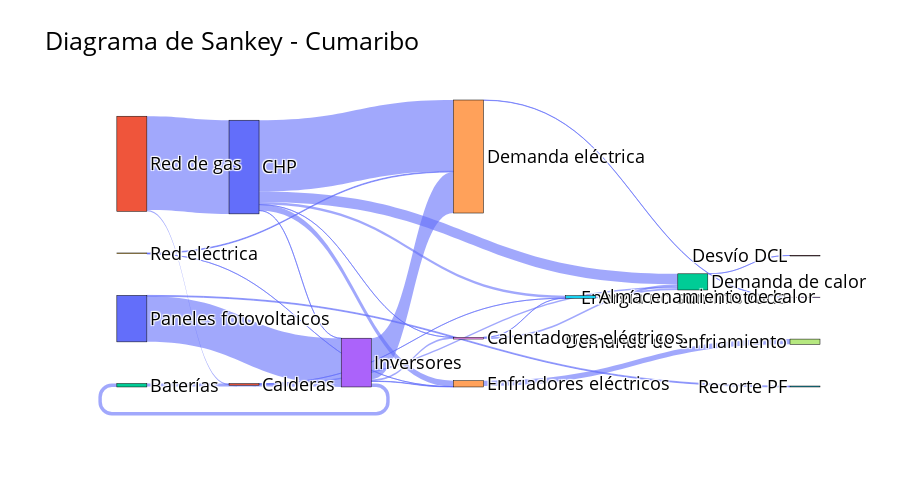
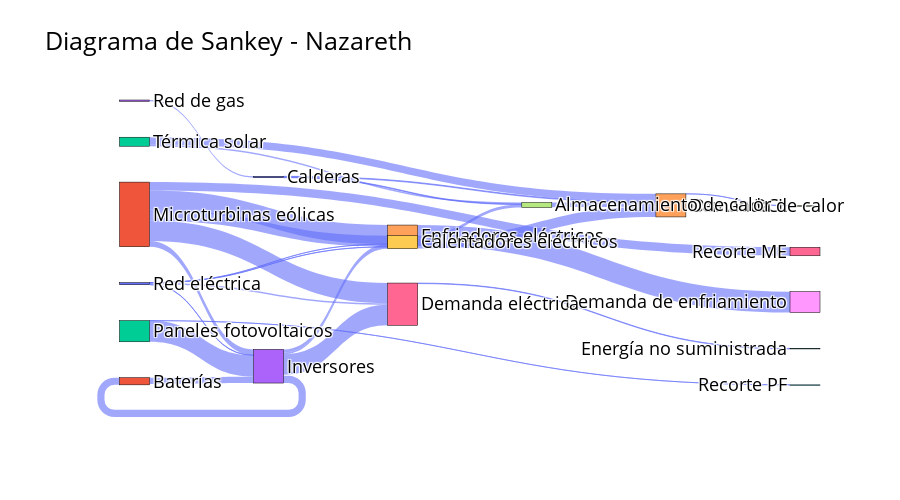
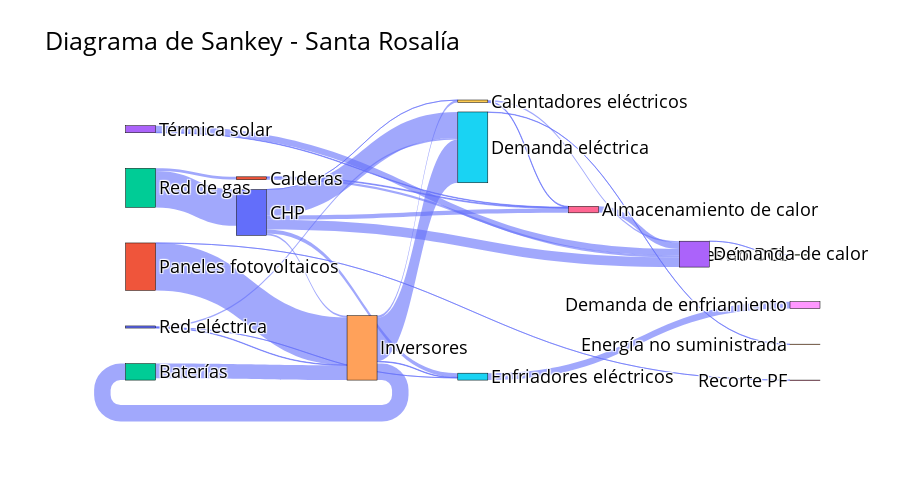

Here is the notebook cell these charts were saved with, in order:
### Code cell
import plotly.graph_objects as go
from plotly.subplots import make_subplots
from pyomo.environ import value as vpyo

def obtener_flujos(maestro):
    # Inicializar diccionario vacío para la suma acumulada
    flujos_energia_base = {}

    for esc in maestro.escenarios:
        m = maestro.model_escenarios[esc]
        prob = m._mpisppy_probability  # Probabilidad del escenario
        
        # Flujos del escenario ponderados por la probabilidad
        flujos_escenario = {
            "Paneles fotovoltaicos → Inversores": sum(sum(sum(m.X_PV[tpv,tch] * m.p_pv_gen[t,tpv] for tpv in m.pv_u) - m.PEL_PV_CUR[tch,t] for tch in m.ch_u) for t in m.T),
            "Paneles fotovoltaicos → Recorte PF": sum(sum(m.PEL_PV_CUR[tch,t] for tch in m.ch_u) for t in m.T),
            "Inversores → Baterías": sum(m.PEL_PV_B[tch,tb,t] + m.ch_f['n_acdc',tch] * m.PEL_CAR_B[tch,tb,t] for tch in m.ch_u for tb in m.bat_u for t in m.T),
            "Baterías → Inversores": sum(m.PEL_DES_B[tch,tb,t] for tb in m.bat_u for tch in m.ch_u for t in m.T),
            "Inversores → Demanda eléctrica": sum(m.PEL_B_L[t] + m.PEL_PV_L[t] for t in m.T),
            "Inversores → Calentadores eléctricos": sum(m.PEL_B_EH[t] + m.PEL_PV_EH[t] for t in m.T),
            "Inversores → Enfriadores eléctricos": sum(m.PEL_B_EC[t] + m.PEL_PV_EC[t] for t in m.T),
            "Microturbinas eólicas → Demanda eléctrica": sum(m.PEL_WT_L[t] for t in m.T),
            "Microturbinas eólicas → Calentadores eléctricos": sum(m.PEL_WT_EH[t] for t in m.T),
            "Microturbinas eólicas → Enfriadores eléctricos": sum(m.PEL_WT_EC[t] for t in m.T),
            "Microturbinas eólicas → Inversores": sum(m.PEL_WT_B[t] for t in m.T),
            "Microturbinas eólicas → Recorte ME": sum(m.PEL_WT_CUR[t] for t in m.T),
            "Generador diésel → Demanda eléctrica": sum(m.PEL_D_L[t] for t in m.T),
            "Generador diésel → Calentadores eléctricos": sum(m.PEL_D_EH[t] for t in m.T),
            "Generador diésel → Enfriadores eléctricos": sum(m.PEL_D_EC[t] for t in m.T),
            "Generador diésel → Inversores": sum(m.PEL_D_B[t] for t in m.T),
            "Red eléctrica → Demanda eléctrica": sum(m.PEL_G_L[t] for t in m.T),
            "Red eléctrica → Calentadores eléctricos": sum(m.PEL_G_EH[t] for t in m.T),
            "Red eléctrica → Enfriadores eléctricos": sum(m.PEL_G_EC[t] for t in m.T),
            "Red eléctrica → Inversores": sum(m.PEL_G_B[t] for t in m.T),
            "CHP → Demanda eléctrica": sum(m.PEL_CHP_L[t] for t in m.T),
            "CHP → Calentadores eléctricos": sum(m.PEL_CHP_EH[t] for t in m.T),
            "CHP → Enfriadores eléctricos": 35*sum(m.PEL_CHP_EC[t] for t in m.T),
            "CHP → Inversores": sum(m.PEL_CHP_B[t] for t in m.T),
            "CHP → Enfriadores de absorción": sum(m.PTH_CHP_AC[t] for t in m.T),
            "CHP → Demanda de calor": sum(m.PTH_CHP_L[t] for t in m.T),
            "CHP → Almacenamiento de calor": sum(m.PTH_CHP_AT[t] for t in m.T),
            "Calderas → Enfriadores de absorción": sum(m.PTH_BOI_AC[t] for t in m.T),
            "Calderas → Demanda de calor": sum(m.PTH_BOI_L[t] for t in m.T),
            "Calderas → Almacenamiento de calor": sum(m.PTH_BOI_AT[t] for t in m.T),
            "Almacenamiento de calor → Enfriadores de absorción": sum(m.PTH_AT_AC[t] for t in m.T),
            "Almacenamiento de calor → Demanda de calor": sum(m.PTH_AT_L[t] for t in m.T),
            "Térmica solar → Enfriadores de absorción": sum(m.PTH_PT_AC[t] for t in m.T),
            "Térmica solar → Demanda de calor": sum(m.PTH_PT_L[t] for t in m.T),
            "Térmica solar → Almacenamiento de calor": sum(m.PTH_PT_AT[t] for t in m.T),
            "Red de gas → CHP": 2*sum(m.PPE_GAS_CHP[t,tchp] for tchp in m.chp_u for t in m.T),
            "Red de gas → Calderas": 8*sum(m.PPE_GAS_BOI[t,tboi] for tboi in m.boi_u for t in m.T),
            "Enfriadores de absorción → Demanda de enfriamiento": sum(m.PCL_AC[t,tac] for tac in m.ac_u for t in m.T),
            "Enfriadores eléctricos → Demanda de enfriamiento": sum(m.PCL_EC[t,tec] for tec in m.ec_u for t in m.T),
            "Demanda de enfriamiento → Desvío DEN": sum(m.PCL_DES[t] for t in m.T),
            "Demanda de calor → Desvío DCL": sum(m.PTH_DES[t] for t in m.T),
            "Demanda eléctrica → Energía no suministrada": sum(m.PEL_NS[t] for t in m.T),
            "Calentadores eléctricos → Enfriadores de absorción": sum(m.PTH_EH_AC[t] for t in m.T),
            "Calentadores eléctricos → Demanda de calor": sum(m.PTH_EH_L[t] for t in m.T),
            "Calentadores eléctricos → Almacenamiento de calor": sum(m.PTH_EH_AT[t] for t in m.T),
        }        

        # Sumar valores ponderados al total
        for key, value in flujos_escenario.items():
            flujos_energia_base[key] = flujos_energia_base.get(key, 0) + prob * vpyo(value)

    # Filtrar valores menores a 10
    flujos_energia_base = {k: v for k, v in flujos_energia_base.items() if v >= 10}

    return flujos_energia_base.copy()


def sankey_individual(maestros):
    color_nodos = [
        "#636EFA", "#EF553B", "#00CC96", "#AB63FA", "#FFA15A",
        "#19D3F3", "#FF6692", "#B6E880", "#FF97FF", "#FECB52"
    ]
    color_enlaces = "rgba(99, 110, 250, 0.6)"  # Azul semitransparente

    for key, items in maestros.items():
        
        flujos_energia = obtener_flujos(items["maestro"])

        nodos_unicos = list(set([k.split(" → ")[0] for k in flujos_energia.keys()] + 
                                [k.split(" → ")[1] for k in flujos_energia.keys()]))
        indices = {nodo: i for i, nodo in enumerate(nodos_unicos)}

        sources = [indices[k.split(" → ")[0]] for k in flujos_energia.keys()]
        targets = [indices[k.split(" → ")[1]] for k in flujos_energia.keys()]
        values = list(flujos_energia.values())
        labels = nodos_unicos

        nodos_color = [color_nodos[i % len(color_nodos)] for i in range(len(labels))]

        sankey = go.Figure(go.Sankey(
            node=dict(
                pad=20,
                thickness=30,
                line=dict(color="black", width=0.5),
                label=labels,
                color=nodos_color
            ),
            link=dict(
                source=sources,
                target=targets,
                value=values,
                color=color_enlaces,
                hovertemplate='%{source.label} → %{target.label}: %{value:.2f} kW<extra></extra>'
            )
        ))

        sankey.update_layout(
            title_text=f'Diagrama de Sankey - {key.capitalize() if key != "rosalia" else "Santa Rosalía"}',
            font=dict(size=18, color="black"),
            height=500,
            showlegend=False
        )

        sankey.show()

# Llamar la función con el diccionario maestros
sankey_individual(maestros)

### Figure 1 — Plotly figure (JSON) as saved in the notebook; plotly's stock layout.template omitted (floating-point values rounded to 4 significant figures)
{"data": [{"link": {"color": "rgba(99, 110, 250, 0.6)", "hovertemplate": "%{source.label} → %{target.label}: %{value:.2f} kW<extra></extra>", "source": [10, 10, 3, 2, 3, 3, 3, 9, 9, 0, 0, 0, 0, 0, 0, 1, 1, 15, 11, 11, 4, 12, 14, 8, 8], "target": [3, 5, 2, 3, 14, 8, 4, 14, 4, 14, 8, 4, 3, 12, 15, 12, 15, 12, 0, 1, 7, 6, 13, 12, 15], "value": [1573000.0, 32520.0, 118400.0, 106000.0, 1418000.0, 61410.0, 12340.0, 24990.0, 227.6, 2459000.0, 208.7, 203400.0, 5087.0, 367700.0, 85990.0, 50420.0, 324.5, 83190.0, 3234000.0, 48720.0, 181800.0, 48.76, 8845.0, 57070.0, 3936.0]}, "node": {"color": ["#636EFA", "#EF553B", "#00CC96", "#AB63FA", "#FFA15A", "#19D3F3", "#FF6692", "#B6E880", "#FF97FF", "#FECB52", "#636EFA", "#EF553B", "#00CC96", "#AB63FA", "#FFA15A", "#19D3F3"], "label": ["CHP", "Calderas", "Baterías", "Inversores", "Enfriadores eléctricos", "Recorte PF", "Desvío DCL", "Demanda de enfriamiento", "Calentadores eléctricos", "Red eléctrica", "Paneles fotovoltaicos", "Red de gas", "Demanda de calor", "Energía no suministrada", "Demanda eléctrica", "Almacenamiento de calor"], "line": {"color": "black", "width": 0.5}, "pad": 20, "thickness": 30}, "type": "sankey"}], "layout": {"font": {"color": "black", "size": 18}, "height": 500, "showlegend": false, "title": {"text": "Diagrama de Sankey - Cumaribo"}}}

### Figure 2 — Plotly figure (JSON) as saved in the notebook; plotly's stock layout.template omitted (floating-point values rounded to 4 significant figures)
{"data": [{"link": {"color": "rgba(99, 110, 250, 0.6)", "hovertemplate": "%{source.label} → %{target.label}: %{value:.2f} kW<extra></extra>", "source": [12, 12, 3, 1, 3, 3, 3, 11, 11, 11, 11, 11, 10, 10, 10, 10, 0, 0, 17, 2, 2, 13, 4, 14, 16, 9, 9], "target": [3, 5, 1, 3, 16, 9, 4, 16, 9, 4, 3, 6, 16, 9, 4, 3, 14, 17, 14, 14, 17, 0, 8, 7, 15, 14, 17], "value": [242900.0, 20.09, 82470.0, 73540.0, 235200.0, 21010.0, 34290.0, 231600.0, 128000.0, 219300.0, 65590.0, 97700.0, 18100.0, 1354.0, 445.6, 4449.0, 8898.0, 7128.0, 52720.0, 87550.0, 15760.0, 15390.0, 240000.0, 137.1, 5893.0, 115900.0, 32970.0]}, "node": {"color": ["#636EFA", "#EF553B", "#00CC96", "#AB63FA", "#FFA15A", "#19D3F3", "#FF6692", "#B6E880", "#FF97FF", "#FECB52", "#636EFA", "#EF553B", "#00CC96", "#AB63FA", "#FFA15A", "#19D3F3", "#FF6692", "#B6E880"], "label": ["Calderas", "Baterías", "Térmica solar", "Inversores", "Enfriadores eléctricos", "Recorte PF", "Recorte ME", "Desvío DCL", "Demanda de enfriamiento", "Calentadores eléctricos", "Red eléctrica", "Microturbinas eólicas", "Paneles fotovoltaicos", "Red de gas", "Demanda de calor", "Energía no suministrada", "Demanda eléctrica", "Almacenamiento de calor"], "line": {"color": "black", "width": 0.5}, "pad": 20, "thickness": 30}, "type": "sankey"}], "layout": {"font": {"color": "black", "size": 18}, "height": 500, "showlegend": false, "title": {"text": "Diagrama de Sankey - Nazareth"}}}

### Figure 3 — Plotly figure (JSON) as saved in the notebook; plotly's stock layout.template omitted (floating-point values rounded to 4 significant figures)
{"data": [{"link": {"color": "rgba(99, 110, 250, 0.6)", "hovertemplate": "%{source.label} → %{target.label}: %{value:.2f} kW<extra></extra>", "source": [11, 11, 4, 2, 4, 4, 4, 10, 10, 10, 0, 0, 0, 0, 0, 0, 1, 1, 16, 3, 3, 12, 12, 5, 13, 15, 9, 9], "target": [4, 6, 2, 4, 15, 9, 5, 15, 5, 4, 15, 9, 5, 4, 13, 16, 13, 16, 13, 13, 16, 0, 1, 8, 7, 14, 13, 16], "value": [1155000.0, 306.3, 401500.0, 359000.0, 1054000.0, 59480.0, 13000.0, 39300.0, 512.4, 11310.0, 632300.0, 317.9, 100100.0, 43980.0, 233200.0, 106100.0, 51220.0, 19220.0, 149300.0, 158500.0, 12420.0, 884300.0, 67620.0, 168600.0, 312.6, 8533.0, 38840.0, 20360.0]}, "node": {"color": ["#636EFA", "#EF553B", "#00CC96", "#AB63FA", "#FFA15A", "#19D3F3", "#FF6692", "#B6E880", "#FF97FF", "#FECB52", "#636EFA", "#EF553B", "#00CC96", "#AB63FA", "#FFA15A", "#19D3F3", "#FF6692"], "label": ["CHP", "Calderas", "Baterías", "Térmica solar", "Inversores", "Enfriadores eléctricos", "Recorte PF", "Desvío DCL", "Demanda de enfriamiento", "Calentadores eléctricos", "Red eléctrica", "Paneles fotovoltaicos", "Red de gas", "Demanda de calor", "Energía no suministrada", "Demanda eléctrica", "Almacenamiento de calor"], "line": {"color": "black", "width": 0.5}, "pad": 20, "thickness": 30}, "type": "sankey"}], "layout": {"font": {"color": "black", "size": 18}, "height": 500, "showlegend": false, "title": {"text": "Diagrama de Sankey - Santa Rosalía"}}}
